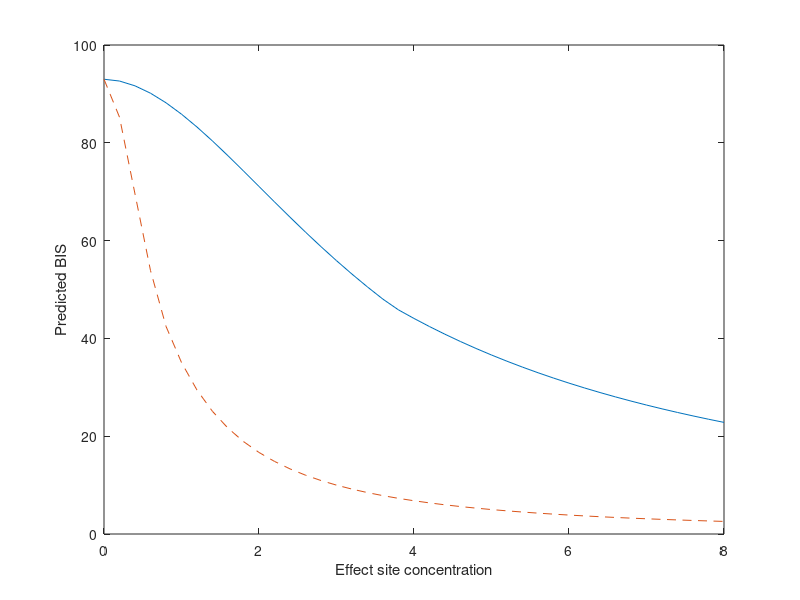

Here is the MATLAB script that generated this plot:
function [ce50new, bis] = agebis(age,ce)

cemat = 0:0.2:8;
basebis = 93;
bismat = zeros(1,length(cemat));
bismatmod = zeros(1,length(cemat));
bismatshift = zeros(1,length(cemat));

clf
%hold on

ceadjust = 1;
stimadjust = 0;

if nargin == 0
    clc
    disp ('Propofol Dreams v2.0')
    disp (' ')
    disp (' ')
    age = input ('Age (yr) ');
    ce = 4;
    ce50 = 3.08*exp(-0.00635*(age-35))*ceadjust;
    disp (['Ce50 = ' num2str(ce50)])
    disp (' ')
    disp (' ')
    bismod = input ('BIS value for adjustment ');
    cemod = input ('Ce value for adjustment ');
    %%calculate new PD curve by modifying Ce50
    if cemod > ce50
        ce50new = cemod/((basebis/bismod-1)^(1/1.47));
    else
        ce50new = cemod/((basebis/bismod-1)^(1/1.89));
    end

    %%calculate new PD curve by shifting
    if ce50new > ce50 %pt more tolerant - need to shift curve to the RIGHT
        if cemod > ce50
            ce50shift = ce50*((basebis/bismod-1)^(1/1.47));
        else
            ce50shift = ce50*((basebis/bismod-1)^(1/1.89));
        end
    else %pt more sensitive, shifting isn't appropriate
        ce50shift = 0;
    end


    for n = 1:1:length(cemat)
        if cemat(n) < stimadjust %stimadjust is an offset/shift factor, normally set it to 0
            bismat(n) = basebis;
        elseif cemat(n)-stimadjust > ce50
            bismat(n) = basebis*((ce50^1.47))/(ce50^1.47+(cemat(n)-stimadjust)^1.47);
        else
            bismat(n) = basebis*((ce50^1.89)/(ce50^1.89+(cemat(n)-stimadjust)^1.89));
        end
        if cemat(n) < stimadjust
            bismatmod(n) = basebis;
        elseif cemat(n)-stimadjust > ce50new
            bismatmod(n) = basebis*((ce50new^1.47))/(ce50new^1.47+(cemat(n)-stimadjust)^1.47);
        else
            bismatmod(n) = basebis*((ce50new^1.89)/(ce50new^1.89+(cemat(n)-stimadjust)^1.89));
        end
    end
    if ce50shift == 0
        plot(cemat,bismat, cemat, bismatmod, '--')
    else
        stimadjust = cemod - ce50shift;
        for n = 1:1:length(cemat)
            if cemat(n) < stimadjust %stimadjust is an offset/shift factor, normally set it to 0
                bismatshift(n) = basebis;
            elseif cemat(n)-stimadjust > ce50
                bismatshift(n) = basebis*((ce50^1.47))/(ce50^1.47+(cemat(n)-stimadjust)^1.47);
            else
                bismatshift(n) = basebis*((ce50^1.89)/(ce50^1.89+(cemat(n)-stimadjust)^1.89));
            end
        end
        plot(cemat,bismat, cemat, bismatmod, 'r--', cemat, bismatshift, 'k:')
    end
    xlabel('Effect site concentration')
    ylabel('Predicted BIS')
    bis = basebis*((ce50^1.47)/(ce50^1.47+ce^1.47));

else
    ce50 = 3.08*exp(-0.00635*(age-35));

    if ce >ce50
        bis = basebis*((ce50^1.47)/(ce50^1.47+ce^1.47));
    else
        bis = basebis*((ce50^1.89)/(ce50^1.89+ce^1.89));
    end
end




